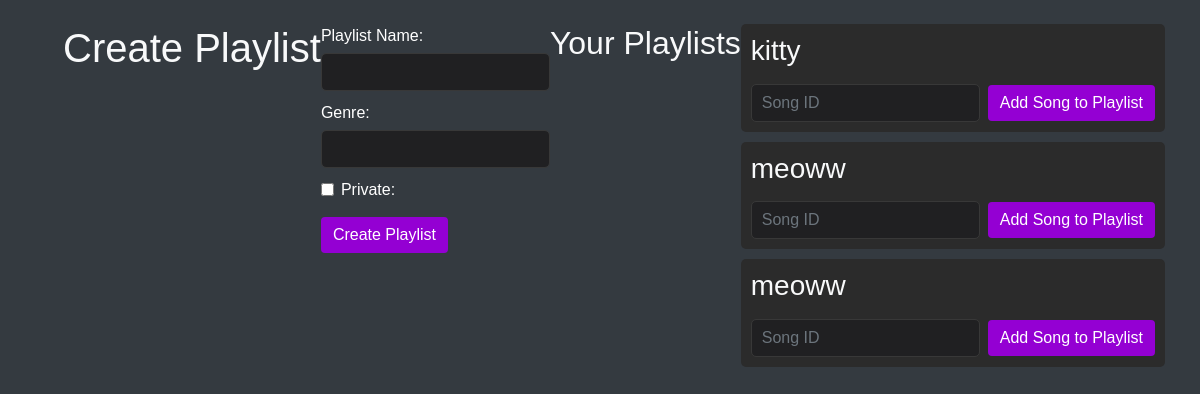
Before: /create_playlist (signed in) with the older database file.
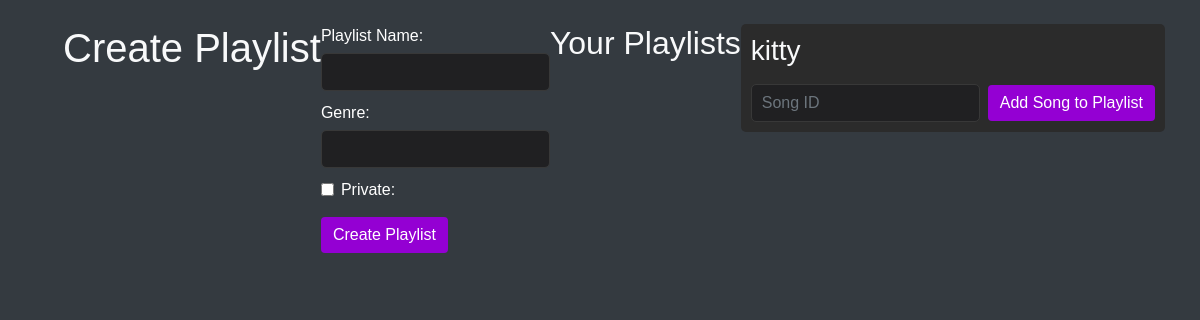
After: the same page with the newer database file.
### tables this page shows
CREATE TABLE playlists (
    playlist_id INTEGER PRIMARY KEY AUTOINCREMENT,
    creator_id TEXT,
    playlist_name TEXT NOT NULL,
    genre TEXT NOT NULL,
    is_private BOOLEAN NOT NULL CHECK (is_private IN (0, 1)),
    FOREIGN KEY (creator_id) REFERENCES users(user_id)
);

### app.py (the view, shortened to what this page needs)
@app.route("/create_playlist", methods=["GET", "POST"])
def create_playlist():
    if "user_id" in session:
        user_id = session["user_id"]
        try:
            with sqlite3.connect("database.db") as connect:
                cursor = connect.cursor()
                cursor.execute(
                    "SELECT playlist_id, playlist_name FROM playlists WHERE creator_id = ?",
                    (user_id,)
                )
                playlists = cursor.fetchall()
                def get_songs_in_playlist(playlist_id):
                    cursor.execute(
                        """
                        SELECT songs.song_id, songs.name, songs.genre, songs.duration
                        FROM songs
                        INNER JOIN playlist_songs ON songs.song_id = playlist_songs.song_id
                        WHERE playlist_songs.playlist_id = ?
                        """,
                        (playlist_id,)
                    )
                    return cursor.fetchall()
            return render_template("create_playlist.html", playlists=playlists, get_songs_in_playlist=get_songs_in_playlist)
        except Exception as e:
            logging.error(f"Error fetching playlists: {e}")
            flash("An error occurred while fetching playlists.")
            return redirect(url_for("user"))
    else:
        flash("You are not authorized to access this page.")
        return redirect(url_for("home_page"))

### templates/create_playlist.html (shortened to what this page needs)
<!DOCTYPE html>
<html lang="en">
<head>
    <link rel="stylesheet" href="https://stackpath.bootstrapcdn.com/bootstrap/4.5.2/css/bootstrap.min.css">
    <link rel="stylesheet" type="text/css" href="{{ url_for('static', filename='css/style.css') }}">
</head>
<body class="bg-dark text-light">
    <div class="container mt-4">
        <h1 class="text-center">Create Playlist</h1>
        <form action="{{ url_for('create_playlist') }}" method="POST" class="mb-4">
            <div class="form-group">
                <label for="playlist_name" class="form-label">Playlist Name:</label>
                <input type="text" id="playlist_name" name="playlist_name" class="form-control" required>
            </div>
            <div class="form-group">
                <label for="genre" class="form-label">Genre:</label>
                <input type="text" id="genre" name="genre" class="form-control" required>
            </div>
            <div class="form-group form-check">
                <input type="checkbox" id="is_private" name="is_private" class="form-check-input">
                <label for="is_private" class="form-check-label">Private:</label>
            </div>
            <button type="submit" class="btn btn-custom">Create Playlist</button>
        </form>
        <h2 class="text-center">Your Playlists</h2>
        <div class="playlist-container">
            {% for playlist in playlists %}
            <div class="playlist">
                <h3>{{ playlist[1] }}</h3>
                <form action="{{ url_for('add_song_to_playlist') }}" method="POST" class="form-inline">
                    <div class="form-group mr-2">
                        <input type="text" id="song_id" name="song_id" class="form-control" required placeholder="Song ID">
                    </div>
                    <button type="submit" class="btn btn-custom">Add Song to Playlist</button>
                </form>
            </div>
            {% endfor %}
        </div>
    </div>
</body>
</html>

Changed rows visible on the page:
removed playlists: playlist_name "meoww"
removed playlists: playlist_name "meoww"
